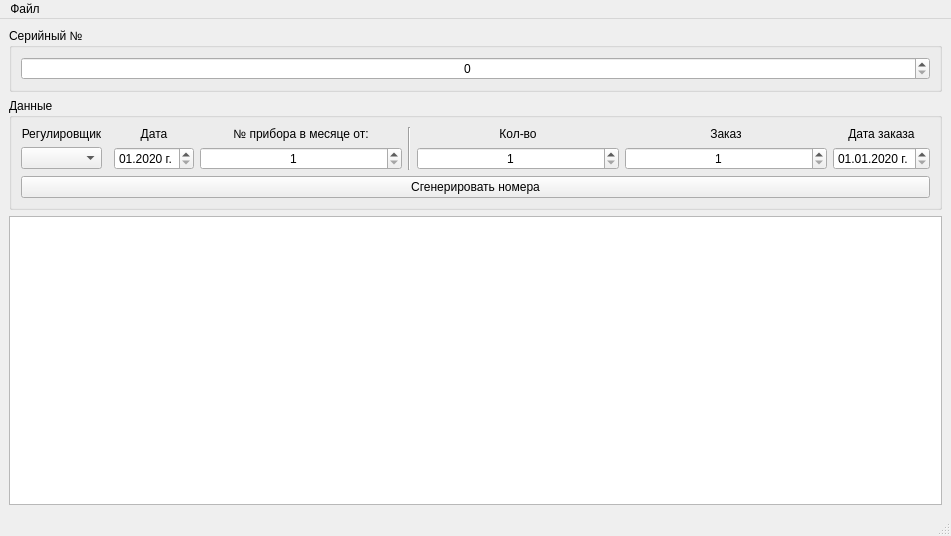
<?xml version="1.0" encoding="UTF-8"?>
<ui version="4.0">
 <class>MainWindow</class>
 <widget class="QMainWindow" name="MainWindow">
  <property name="geometry">
   <rect>
    <x>0</x>
    <y>0</y>
    <width>951</width>
    <height>536</height>
   </rect>
  </property>
  <property name="windowTitle">
   <string>MainWindow</string>
  </property>
  <widget class="QWidget" name="centralwidget">
   <layout class="QVBoxLayout" name="verticalLayout" stretch="0,0,3">
    <item>
     <widget class="QGroupBox" name="groupBox">
      <property name="title">
       <string>Серийный №</string>
      </property>
      <layout class="QVBoxLayout" name="verticalLayout_2">
       <item>
        <widget class="QSpinBox" name="sbxSerNumCoded">
         <property name="alignment">
          <set>Qt::AlignCenter</set>
         </property>
         <property name="maximum">
          <number>8388607</number>
         </property>
        </widget>
       </item>
      </layout>
     </widget>
    </item>
    <item>
     <widget class="QGroupBox" name="groupBox_2">
      <property name="title">
       <string>Данные</string>
      </property>
      <layout class="QGridLayout" name="gridLayout">
       <item row="0" column="3">
        <widget class="QLabel" name="label">
         <property name="sizePolicy">
          <sizepolicy hsizetype="Preferred" vsizetype="Preferred">
           <horstretch>0</horstretch>
           <verstretch>0</verstretch>
          </sizepolicy>
         </property>
         <property name="text">
          <string>№ прибора в месяце от:</string>
         </property>
         <property name="alignment">
          <set>Qt::AlignCenter</set>
         </property>
        </widget>
       </item>
       <item row="1" column="6">
        <widget class="QSpinBox" name="sbxOrder">
         <property name="sizePolicy">
          <sizepolicy hsizetype="Expanding" vsizetype="Fixed">
           <horstretch>0</horstretch>
           <verstretch>0</verstretch>
          </sizepolicy>
         </property>
         <property name="alignment">
          <set>Qt::AlignCenter</set>
         </property>
         <property name="minimum">
          <number>1</number>
         </property>
         <property name="maximum">
          <number>1000000</number>
         </property>
        </widget>
       </item>
       <item row="0" column="0">
        <widget class="QLabel" name="label_3">
         <property name="text">
          <string>Регулировщик</string>
         </property>
         <property name="alignment">
          <set>Qt::AlignCenter</set>
         </property>
        </widget>
       </item>
       <item row="1" column="7">
        <widget class="QDateEdit" name="dteOrder">
         <property name="minimumDateTime">
          <datetime>
           <hour>0</hour>
           <minute>0</minute>
           <second>0</second>
           <year>2020</year>
           <month>1</month>
           <day>1</day>
          </datetime>
         </property>
         <property name="maximumDate">
          <date>
           <year>2030</year>
           <month>8</month>
           <day>31</day>
          </date>
         </property>
         <property name="displayFormat">
          <string>dd.MM.yyyy г.</string>
         </property>
        </widget>
       </item>
       <item row="2" column="0" colspan="8">
        <widget class="QPushButton" name="pbGen">
         <property name="text">
          <string>Сгенерировать номера</string>
         </property>
        </widget>
       </item>
       <item row="1" column="0">
        <widget class="QComboBox" name="cbxRegul"/>
       </item>
       <item row="0" column="7">
        <widget class="QLabel" name="label_7">
         <property name="text">
          <string>Дата заказа</string>
         </property>
         <property name="alignment">
          <set>Qt::AlignCenter</set>
         </property>
        </widget>
       </item>
       <item row="1" column="3">
        <widget class="QSpinBox" name="sbxSerNum">
         <property name="sizePolicy">
          <sizepolicy hsizetype="Expanding" vsizetype="Fixed">
           <horstretch>0</horstretch>
           <verstretch>0</verstretch>
          </sizepolicy>
         </property>
         <property name="alignment">
          <set>Qt::AlignCenter</set>
         </property>
         <property name="minimum">
          <number>1</number>
         </property>
         <property name="maximum">
          <number>1024</number>
         </property>
        </widget>
       </item>
       <item row="0" column="6">
        <widget class="QLabel" name="label_6">
         <property name="text">
          <string>Заказ</string>
         </property>
         <property name="alignment">
          <set>Qt::AlignCenter</set>
         </property>
        </widget>
       </item>
       <item row="1" column="5">
        <widget class="QSpinBox" name="sbxSerNumCount">
         <property name="sizePolicy">
          <sizepolicy hsizetype="Expanding" vsizetype="Fixed">
           <horstretch>0</horstretch>
           <verstretch>0</verstretch>
          </sizepolicy>
         </property>
         <property name="alignment">
          <set>Qt::AlignCenter</set>
         </property>
         <property name="minimum">
          <number>1</number>
         </property>
         <property name="maximum">
          <number>1024</number>
         </property>
        </widget>
       </item>
       <item row="1" column="2">
        <widget class="QDateEdit" name="dateEdit">
         <property name="maximumDate">
          <date>
           <year>2030</year>
           <month>8</month>
           <day>31</day>
          </date>
         </property>
         <property name="minimumDate">
          <date>
           <year>2020</year>
           <month>1</month>
           <day>1</day>
          </date>
         </property>
         <property name="displayFormat">
          <string>MM.yyyy г.</string>
         </property>
        </widget>
       </item>
       <item row="0" column="2">
        <widget class="QLabel" name="label_5">
         <property name="text">
          <string>Дата</string>
         </property>
         <property name="alignment">
          <set>Qt::AlignCenter</set>
         </property>
        </widget>
       </item>
       <item row="0" column="5">
        <widget class="QLabel" name="label_2">
         <property name="sizePolicy">
          <sizepolicy hsizetype="Preferred" vsizetype="Preferred">
           <horstretch>0</horstretch>
           <verstretch>0</verstretch>
          </sizepolicy>
         </property>
         <property name="text">
          <string>Кол-во</string>
         </property>
         <property name="alignment">
          <set>Qt::AlignCenter</set>
         </property>
        </widget>
       </item>
       <item row="0" column="4" rowspan="2">
        <widget class="Line" name="line">
         <property name="orientation">
          <enum>Qt::Vertical</enum>
         </property>
        </widget>
       </item>
      </layout>
     </widget>
    </item>
    <item>
     <widget class="QTableView" name="tableView">
      <property name="alternatingRowColors">
       <bool>true</bool>
      </property>
      <property name="selectionBehavior">
       <enum>QAbstractItemView::SelectRows</enum>
      </property>
     </widget>
    </item>
   </layout>
  </widget>
  <widget class="QMenuBar" name="menubar">
   <property name="geometry">
    <rect>
     <x>0</x>
     <y>0</y>
     <width>951</width>
     <height>21</height>
    </rect>
   </property>
   <widget class="QMenu" name="menu">
    <property name="title">
     <string>Файл</string>
    </property>
    <addaction name="action"/>
    <addaction name="action_2"/>
   </widget>
   <addaction name="menu"/>
  </widget>
  <widget class="QStatusBar" name="statusbar"/>
  <action name="action">
   <property name="text">
    <string>Добавитть регулировщика</string>
   </property>
  </action>
  <action name="action_2">
   <property name="text">
    <string>Добавить Прибор.</string>
   </property>
  </action>
 </widget>
 <tabstops>
  <tabstop>cbxRegul</tabstop>
  <tabstop>sbxSerNumCount</tabstop>
  <tabstop>sbxOrder</tabstop>
  <tabstop>dteOrder</tabstop>
  <tabstop>pbGen</tabstop>
  <tabstop>dateEdit</tabstop>
  <tabstop>tableView</tabstop>
  <tabstop>sbxSerNum</tabstop>
  <tabstop>sbxSerNumCoded</tabstop>
 </tabstops>
 <resources/>
 <connections/>
</ui>
